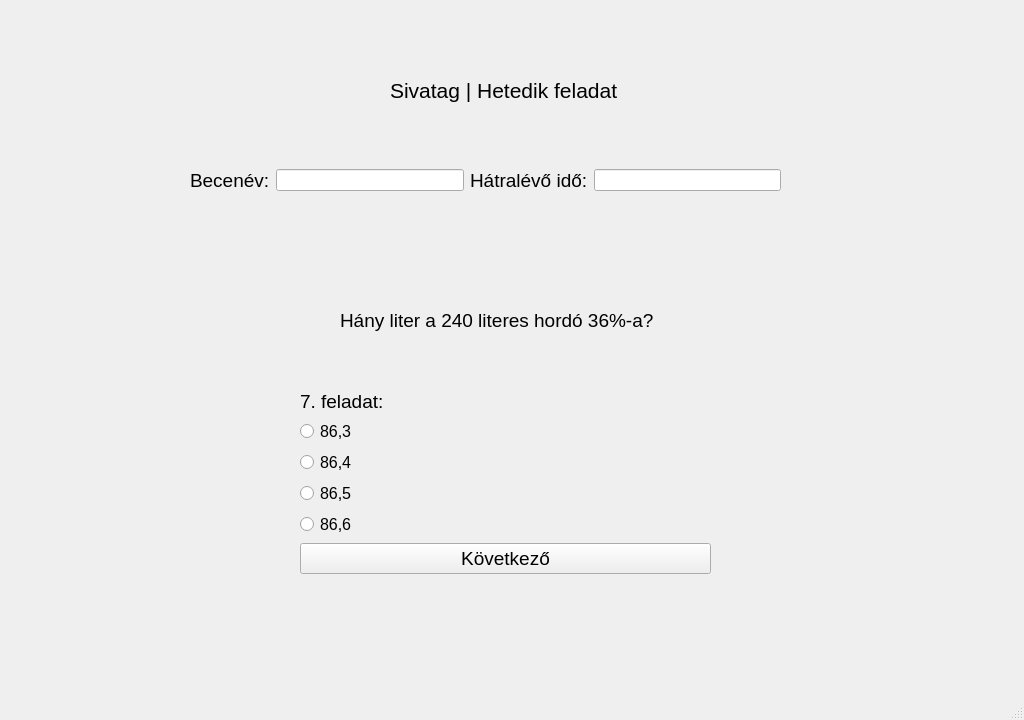
<?xml version="1.0" encoding="UTF-8"?>
<ui version="4.0">
 <class>ques1</class>
 <widget class="QMainWindow" name="ques1">
  <property name="geometry">
   <rect>
    <x>0</x>
    <y>0</y>
    <width>1024</width>
    <height>720</height>
   </rect>
  </property>
  <property name="windowTitle">
   <string>Játékos matematikai gyakorlóprogram</string>
  </property>
  <widget class="QWidget" name="centralwidget">
   <widget class="QLabel" name="label">
    <property name="geometry">
     <rect>
      <x>0</x>
      <y>-10</y>
      <width>1024</width>
      <height>720</height>
     </rect>
    </property>
    <property name="text">
     <string/>
    </property>
    <property name="pixmap">
     <pixmap>../szakdoga hátterek/28.jpg</pixmap>
    </property>
    <property name="scaledContents">
     <bool>true</bool>
    </property>
   </widget>
   <widget class="QLabel" name="label_4">
    <property name="geometry">
     <rect>
      <x>390</x>
      <y>70</y>
      <width>251</width>
      <height>41</height>
     </rect>
    </property>
    <property name="sizePolicy">
     <sizepolicy hsizetype="Expanding" vsizetype="Preferred">
      <horstretch>0</horstretch>
      <verstretch>0</verstretch>
     </sizepolicy>
    </property>
    <property name="font">
     <font>
      <pointsize>16</pointsize>
     </font>
    </property>
    <property name="cursor">
     <cursorShape>ArrowCursor</cursorShape>
    </property>
    <property name="text">
     <string>Sivatag | Hetedik feladat</string>
    </property>
   </widget>
   <widget class="QWidget" name="horizontalLayoutWidget">
    <property name="geometry">
     <rect>
      <x>190</x>
      <y>140</y>
      <width>591</width>
      <height>81</height>
     </rect>
    </property>
    <layout class="QHBoxLayout" name="horizontalLayout">
     <item>
      <widget class="QLabel" name="label_2">
       <property name="font">
        <font>
         <pointsize>14</pointsize>
        </font>
       </property>
       <property name="text">
        <string>Becenév:</string>
       </property>
      </widget>
     </item>
     <item>
      <widget class="QLineEdit" name="T1">
       <property name="sizePolicy">
        <sizepolicy hsizetype="Expanding" vsizetype="Fixed">
         <horstretch>0</horstretch>
         <verstretch>0</verstretch>
        </sizepolicy>
       </property>
      </widget>
     </item>
     <item>
      <widget class="QLabel" name="label_3">
       <property name="font">
        <font>
         <pointsize>14</pointsize>
        </font>
       </property>
       <property name="text">
        <string>Hátralévő idő:</string>
       </property>
      </widget>
     </item>
     <item>
      <widget class="QLineEdit" name="T2">
       <property name="sizePolicy">
        <sizepolicy hsizetype="Expanding" vsizetype="Fixed">
         <horstretch>0</horstretch>
         <verstretch>0</verstretch>
        </sizepolicy>
       </property>
      </widget>
     </item>
    </layout>
   </widget>
   <widget class="QWidget" name="formLayoutWidget">
    <property name="geometry">
     <rect>
      <x>300</x>
      <y>390</y>
      <width>411</width>
      <height>251</height>
     </rect>
    </property>
    <layout class="QFormLayout" name="formLayout">
     <property name="labelAlignment">
      <set>Qt::AlignLeading|Qt::AlignLeft|Qt::AlignTop</set>
     </property>
     <item row="1" column="0">
      <widget class="QLabel" name="label_5">
       <property name="font">
        <font>
         <pointsize>14</pointsize>
        </font>
       </property>
       <property name="text">
        <string>7. feladat:</string>
       </property>
      </widget>
     </item>
     <item row="2" column="0">
      <widget class="QRadioButton" name="R1">
       <property name="font">
        <font>
         <pointsize>12</pointsize>
        </font>
       </property>
       <property name="text">
        <string>86,3</string>
       </property>
      </widget>
     </item>
     <item row="3" column="0">
      <widget class="QRadioButton" name="R2">
       <property name="font">
        <font>
         <pointsize>12</pointsize>
        </font>
       </property>
       <property name="text">
        <string>86,4</string>
       </property>
      </widget>
     </item>
     <item row="4" column="0">
      <widget class="QRadioButton" name="R3">
       <property name="font">
        <font>
         <pointsize>12</pointsize>
        </font>
       </property>
       <property name="text">
        <string>86,5</string>
       </property>
      </widget>
     </item>
     <item row="6" column="0" colspan="2">
      <widget class="QPushButton" name="B1">
       <property name="font">
        <font>
         <pointsize>14</pointsize>
        </font>
       </property>
       <property name="text">
        <string>Következő</string>
       </property>
      </widget>
     </item>
     <item row="5" column="0">
      <widget class="QRadioButton" name="R4">
       <property name="font">
        <font>
         <pointsize>12</pointsize>
        </font>
       </property>
       <property name="text">
        <string>86,6</string>
       </property>
      </widget>
     </item>
    </layout>
   </widget>
   <widget class="QLabel" name="label_6">
    <property name="geometry">
     <rect>
      <x>340</x>
      <y>280</y>
      <width>321</width>
      <height>81</height>
     </rect>
    </property>
    <property name="font">
     <font>
      <pointsize>14</pointsize>
     </font>
    </property>
    <property name="text">
     <string>Hány liter a 240 literes hordó 36%-a?</string>
    </property>
    <property name="scaledContents">
     <bool>true</bool>
    </property>
   </widget>
  </widget>
  <widget class="QMenuBar" name="menubar">
   <property name="geometry">
    <rect>
     <x>0</x>
     <y>0</y>
     <width>1024</width>
     <height>21</height>
    </rect>
   </property>
  </widget>
  <widget class="QStatusBar" name="statusbar"/>
 </widget>
 <resources/>
 <connections/>
</ui>
